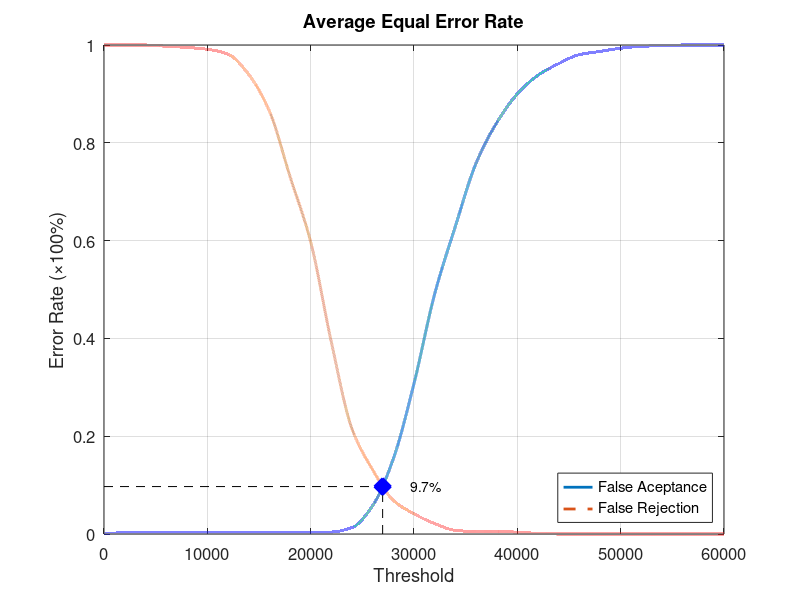
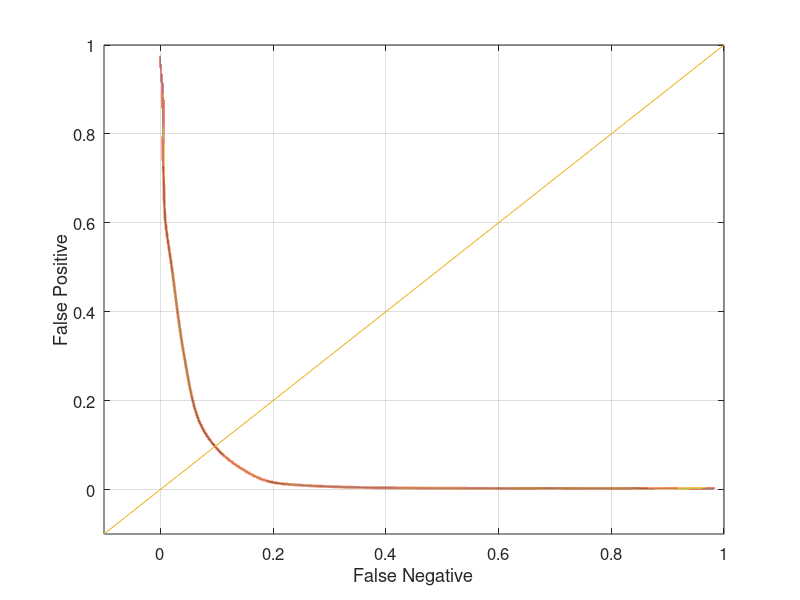

These charts were generated, in order, by the following MATLAB code:
function yEER = Experiment5Average
close all;
clear;
clc;
x = 0:2000:60000;
xq = 0:0.5:60000;

y0 = [0 0.00263158 0.00263158 0.00263158 0.00263158 0.00263158 0.00263158 0.00263158 0.00263158 0.00263158 0.00263158 0.00394737 0.0131579 0.0578947 0.153947 0.307895 0.490789 0.628947 0.757895 0.840789 0.9 0.938158 0.961842 0.980263 0.986842 0.993421 0.997368 0.998684 1 1 1];
yy0 = interp1(x, y0, xq, 'pchip');
y1 = [1 1 1 0.9975 0.995 0.99125 0.98125 0.94 0.865 0.73125 0.5975 0.3925 0.215 0.13125 0.06875 0.04125 0.02125 0.0075 0.005 0.005 0.00375 0.00125 0 0 0 0 0 0 0 0 0];
yy1 = interp1(x, y1, xq, 'pchip');

% Calculating EER: 
y2 = abs(y0 - y1);
find(y2 == min(y2))
yy2 = abs(yy0 - yy1);
xEER = find(yy2 == min(yy2));
xEERIndex = xq(xEER) % X-axis EER
yEER = yy0(xEER) % Y-axis EER

main = figure
plot(xq, yy0,'-','LineWidth', 2);	hold on
plot(xq, yy1,'--','LineWidth', 2);	hold on
plot([xEERIndex xEERIndex], [0 yEER], 'k--');	hold on
plot([0 xEERIndex], [yEER yEER], 'k--');	hold on
plot(xEERIndex, yEER, 'bx', 'LineWidth', 10);	hold on
text(xEERIndex + 10 * xEERIndex / 100, yEER, [num2str(round((10000 * yEER)) / 100) '%'])
legend('False Aceptance', 'False Rejection', 'Location', 'SouthEast')
xlabel('Threshold')
ylabel('Error Rate (\times100%)')
title('Average Equal Error Rate')
set(gca, 'FontSize', 12)
axis([0 60000 0 1])
grid on

print(main, 'Experiment5AverageMain', '-dpng');
FNRxFPR = figure('Color', [1 1 1]);
plot(yy1, yy0, '-', yy1, yy0, 'LineWidth', 2);
hold on
y = -0.1:0.1:1
plot(y, y); 
set(gca, 'FontSize', 12)
xlabel('False Negative')
ylabel('False Positive')
axis([-0.1 1 -0.1 1])
set(gca, 'FontSize', 12)
grid on

print(FNRxFPR, 'Experiment5AverageFNRxFPR','-dpng');
end
